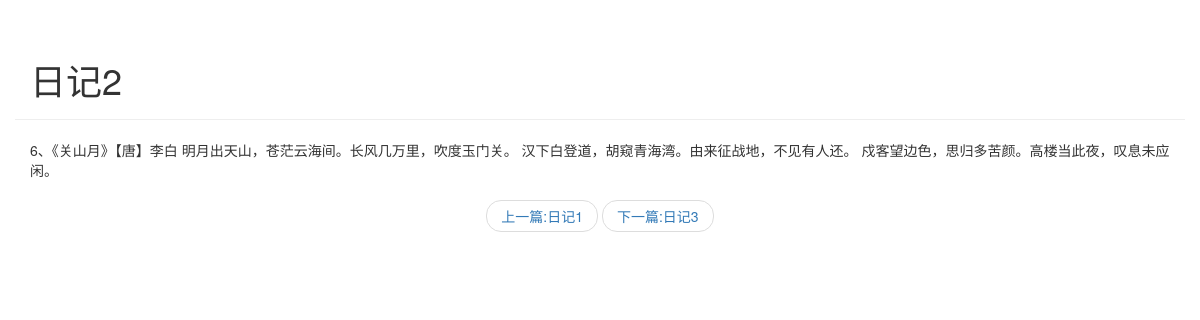
The app's page /blog/detail/2 with its own data.
### blog/models.py (models this page shows)
class Article(models.Model):
    article_id = models.AutoField(primary_key=True)
    title = models.TextField()
    abstract = models.TextField()
    content = models.TextField()
    class Meta:
        db_table = "blog_info"

### blog/views.py (the view)
# urls.py: path('detail/',views.get_detail_page),
def get_detail_page(request,article_id):
    all_article = Article.objects.all()
    p_index = 0;
    n_index = 0;
    for index,article in enumerate(all_article):
        if index ==0:
            p_index = 0
            n_index = index+1
        elif index ==len(all_article)-1:
            p_index = index-1
            n_index = index
        else:
            p_index = index-1
            n_index = index+1
        if article.article_id == article_id:
            curr_article = article
            p_article = all_article[p_index]
            n_article = all_article[n_index]
            break
    return render(request,'detail.html',{
        'curr_article':curr_article,
        'p_article':p_article,
        'n_article':n_article
    })

### templates/detail.html (shortened to what this page needs)
<!DOCTYPE html>
<html lang="en">
<head>
    <link rel="stylesheet" href="https://cdn.jsdelivr.net/npm/bootstrap@3.3.7/dist/css/bootstrap.min.css" integrity="sha384-BVYiiSIFeK1dGmJRAkycuHAHRg
    32OmUcww7on3RYdg4Va+PmSTsz/K68vbdEjh4u">
</head>
<body>
    <div class="container page-header">
    <h1>{{ curr_article.title }}
    </h1>
    </div>
    <div class="container body-main">
    <div>
        <p>
        {{ curr_article.content }}
        </p>
    </div>
    <div>
    <nav aria-label="...">
    <ul class="pager">
    <li><a href="/blog/detail/{{ p_article.article_id }}">上⼀篇:{{ p_article.title }}</a></li>
    <li><a href="/blog/detail/{{ n_article.article_id }}">下⼀篇:{{ n_article.title }}</a></li>
    </ul>
    </nav>
    </div>
    </div>
</body>
</html>

### records on screen
Article: title "日记2", content "6、《关山月》【唐】李白 明月出天山，苍茫云海间。长风几万里，吹度玉门关。 汉下白登道，胡窥青海湾。由来征战地，不见有人还。 戍客望边色，思归多苦颜。高楼当此夜，叹息未应闲。"
Article: title "日记1"
Article: title "日记3"
